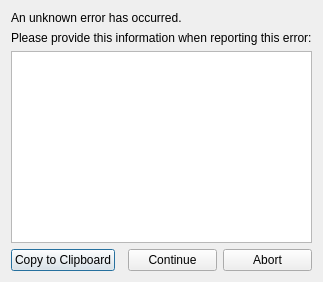
<?xml version="1.0" encoding="UTF-8"?>
<ui version="4.0">
 <class>ErrorWindow</class>
 <widget class="QDialog" name="ErrorWindow">
  <property name="windowTitle">
   <string>Error</string>
  </property>
  <property name="modal">
   <bool>true</bool>
  </property>
  <layout class="QVBoxLayout" name="ErrorLayout">
   <item>
    <widget class="QLabel" name="L_Message">
     <property name="wordWrap">
      <bool>true</bool>
     </property>
     <property name="text">
      <string>An unknown error has occurred.</string>
     </property>
    </widget>
   </item>
   <item>
    <widget class="QLabel" name="L_ProvideInfo">
     <property name="text">
      <string>Please provide this information when reporting this error:</string>
     </property>
    </widget>
   </item>
   <item>
    <widget class="QPlainTextEdit" name="T_ExceptionDetails">
     <property name="readOnly">
      <bool>true</bool>
     </property>
    </widget>
   </item>
   <item>
    <layout class="QHBoxLayout" name="ErrorButtons">
     <item>
      <widget class="QPushButton" name="B_CopyToClipboard">
       <property name="text">
        <string>Copy to Clipboard</string>
       </property>
      </widget>
     </item>
     <item>
      <spacer name="ErrorButtonSpacer">
       <property name="orientation">
        <enum>Qt::Horizontal</enum>
       </property>
      </spacer>
     </item>
     <item>
      <widget class="QPushButton" name="B_Continue">
       <property name="text">
        <string>Continue</string>
       </property>
      </widget>
     </item>
     <item>
      <widget class="QPushButton" name="B_Abort">
       <property name="text">
        <string>Abort</string>
       </property>
      </widget>
     </item>
    </layout>
   </item>
  </layout>
 </widget>
 <resources/>
 <connections/>
</ui>
